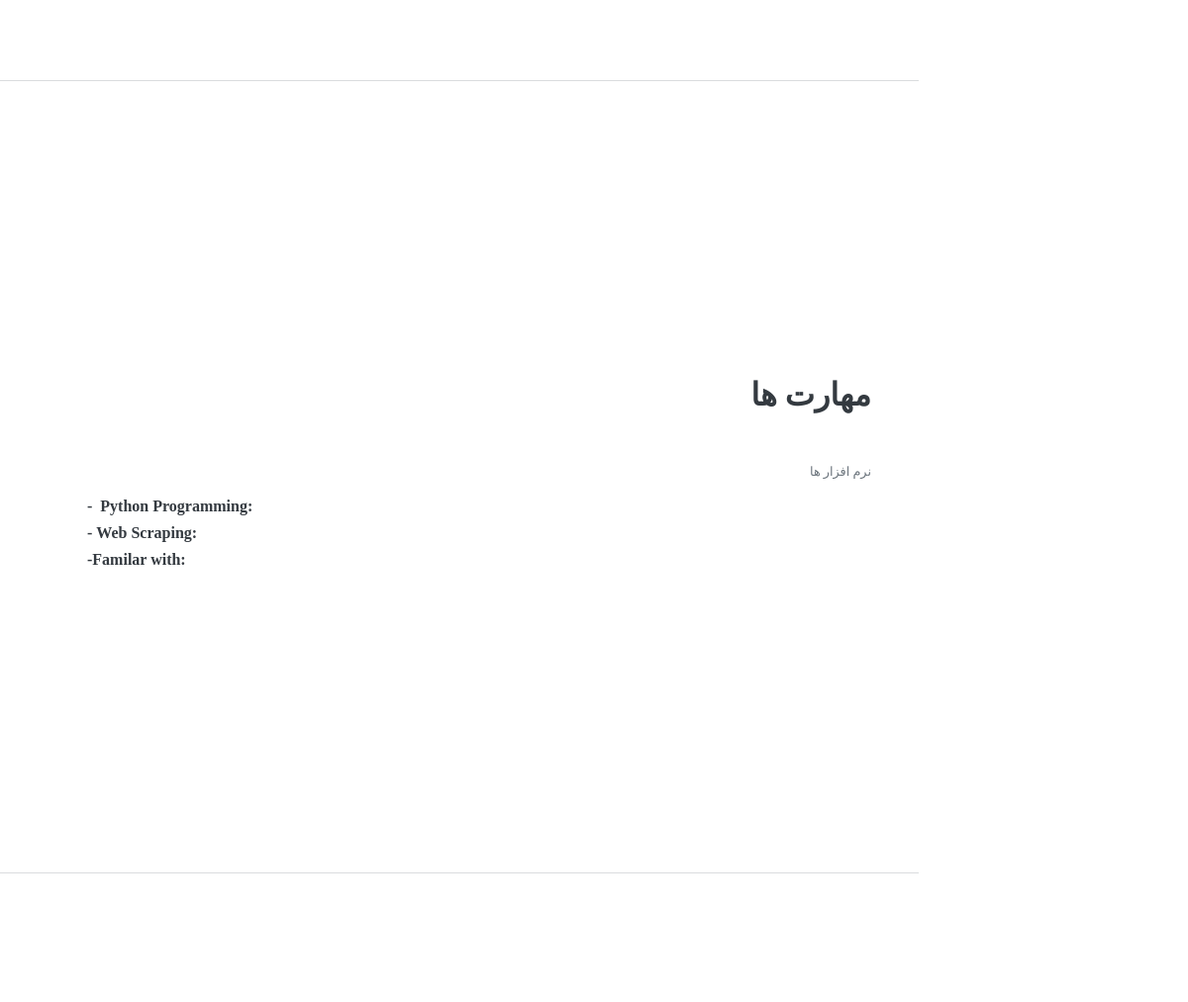
The app's page /resumesite/fa/ (middle part), older data.
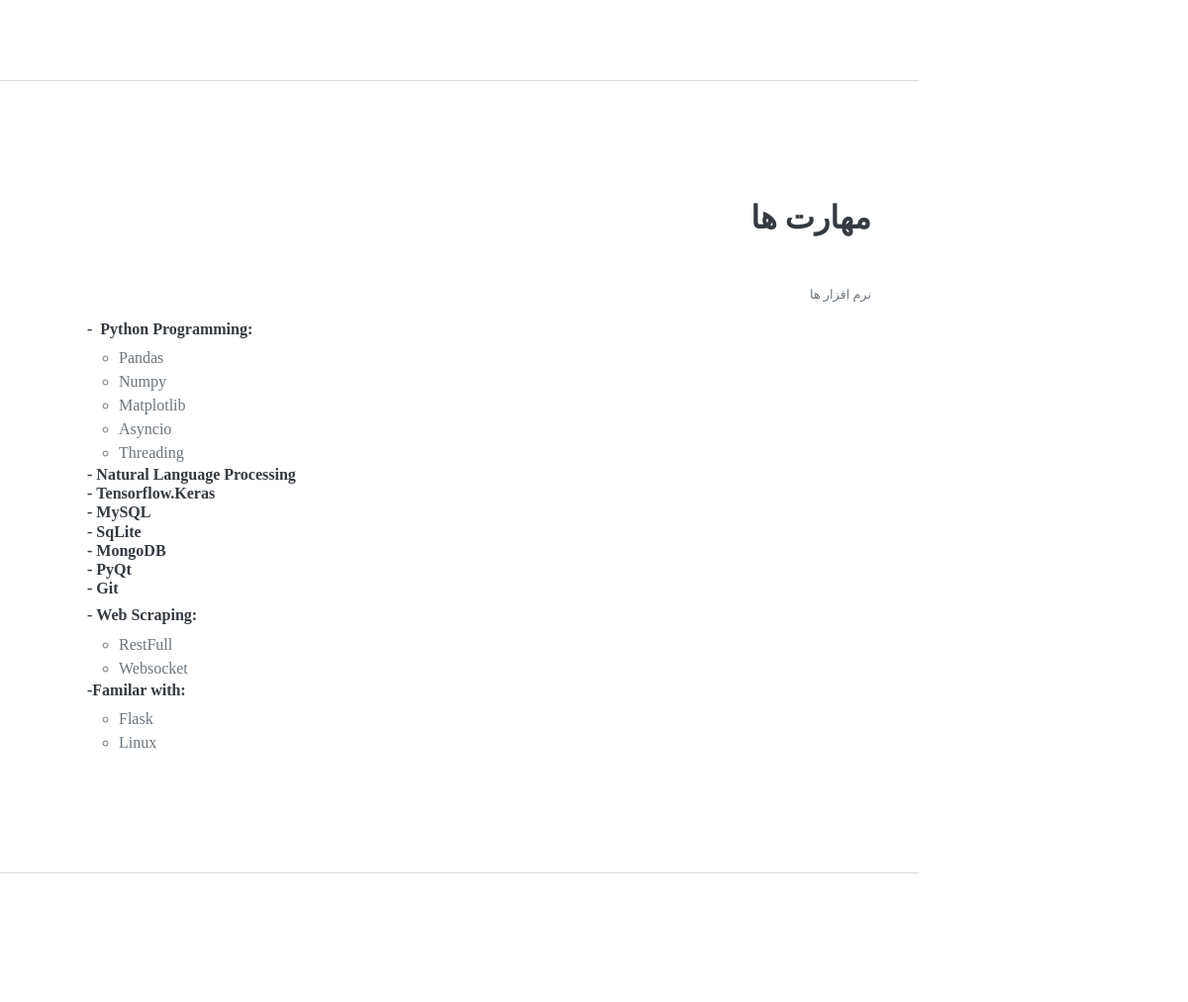
The same page, newer data.
### resumesite/models.py (models this page shows, shortened)
class skillsModel(models.Model):
    class Meta:
        verbose_name="مهارت ها"
        verbose_name_plural="مهارت ها"
    skill_area=models.CharField(max_length=100,null=True,verbose_name="حوزه کاری")
    skillname=models.CharField(max_length=100,verbose_name="مهارت")
    Basic=1
    intermidiate=2
    advanced=3
    status_choices=((Basic,"مقدماتی"),
                    (intermidiate,"متوسط"),
                    (advanced,"پیشرفته"))
    levelofskill=models.IntegerField(choices=status_choices,verbose_name="سطح مهارت")

### resumesite/views.py (the view)
# urls.py: path('fa/',views.fahome),
def fahome(request):
    aboutMeModel=aboutmeModel.objects.all()
    Workexperience=workexperience.objects.all()
    AducationModel=aducationModel.objects.all()
    SkillsModel=skillsModel.objects.all()
    CoursesModel=coursesModel.objects.all()
    context={
        'aboutMeModel':aboutMeModel,
        'Workexperience':Workexperience,
        'AducationModel':AducationModel,
        'SkillsModel':SkillsModel,
        'CoursesModel':CoursesModel
    }
    return render(request,'fahome.html',context)

### resumesite/templates/fahome.html (shortened to what this page needs)
{% load static %}
<!DOCTYPE html>
<html lang="Fa">
    <head>
        <link href="{% static 'css/styles.css'%}" rel="stylesheet" />
    </head>
    <body id="page-top" dir='rtl'>
        <div class="container-fluid p-0" >
            <section class="resume-section" id="education">
            </section>
            <hr class="m-0" />
            <section class="resume-section" id="skills">
                <div class="resume-section-content">
                    <h2 class="mb-5">مهارت ها</h2>
                    <div class="subheading mb-3">نرم افزار ها</div>
                    <ul class="fa-ul mb-0" dir="ltr">
                        <h4 class="mb-2">-&nbsp; Python Programming:</h4>
                        <li>
                           <ul> {% for skillsModel in SkillsModel%}
                            {%if skillsModel.skill_area == "Python Programming"%}
                            <li style="list-style: circle;"> {{skillsModel.skillname}}<br></li>
                                {% endif %}
                            {% endfor%}</ul>
                        </li>
                        <h4 class="mb-2">
                            {% for skillsModel in SkillsModel%}
                            {%if skillsModel.skill_area == "a"%}
                                    -&nbsp;{{skillsModel.skillname}}<br>
                                {% endif %}
                            {% endfor%}</h4>
                        <h4 class="mb-2">-&nbsp;Web Scraping:</h4>
                        <li >
                            <ul>{% for skillsModel in SkillsModel%}
                            {%if skillsModel.skill_area == "Web Scraping"%}
                            <li style="list-style: circle;">{{skillsModel.skillname}}<br></li>
                                {% endif %}
                            {% endfor%}</ul>
                        </li>
                        <h4 class="mb-2">-Familar with:</h4>
                        <li >
                            <ul>{% for skillsModel in SkillsModel%}
                            {%if skillsModel.skill_area == "Familar with"%}
                            <li style="list-style: circle;"> {{skillsModel.skillname}}<br></li>
                                {% endif %}
                            {% endfor%}</ul>
                        </li>
                    </ul>
                </div>
            </section>
            <hr class="m-0" />
            <section class="resume-section" id="interests">
            </section>
        </div>
    </body>
</html>

Row changes from the older to the newer data that the page shows:
added skillsModel: skillname "Pandas", shown under "- Python Programming:"
added skillsModel: skillname "Numpy", shown under "- Python Programming:"
added skillsModel: skillname "Matplotlib", shown under "- Python Programming:"
added skillsModel: skillname "Asyncio", shown under "- Python Programming:"
added skillsModel: skillname "Threading", shown under "- Python Programming:"
added skillsModel: skillname "Natural Language Processing"
added skillsModel: skillname "Tensorflow.Keras"
added skillsModel: skillname "MySQL"
added skillsModel: skillname "SqLite"
added skillsModel: skillname "MongoDB"
added skillsModel: skillname "PyQt"
added skillsModel: skillname "Git"
added skillsModel: skillname "RestFull", shown under "- Web Scraping:"
added skillsModel: skillname "Websocket", shown under "- Web Scraping:"
added skillsModel: skillname "Flask", shown under "-Familar with:"
added skillsModel: skillname "Linux", shown under "-Familar with:"
